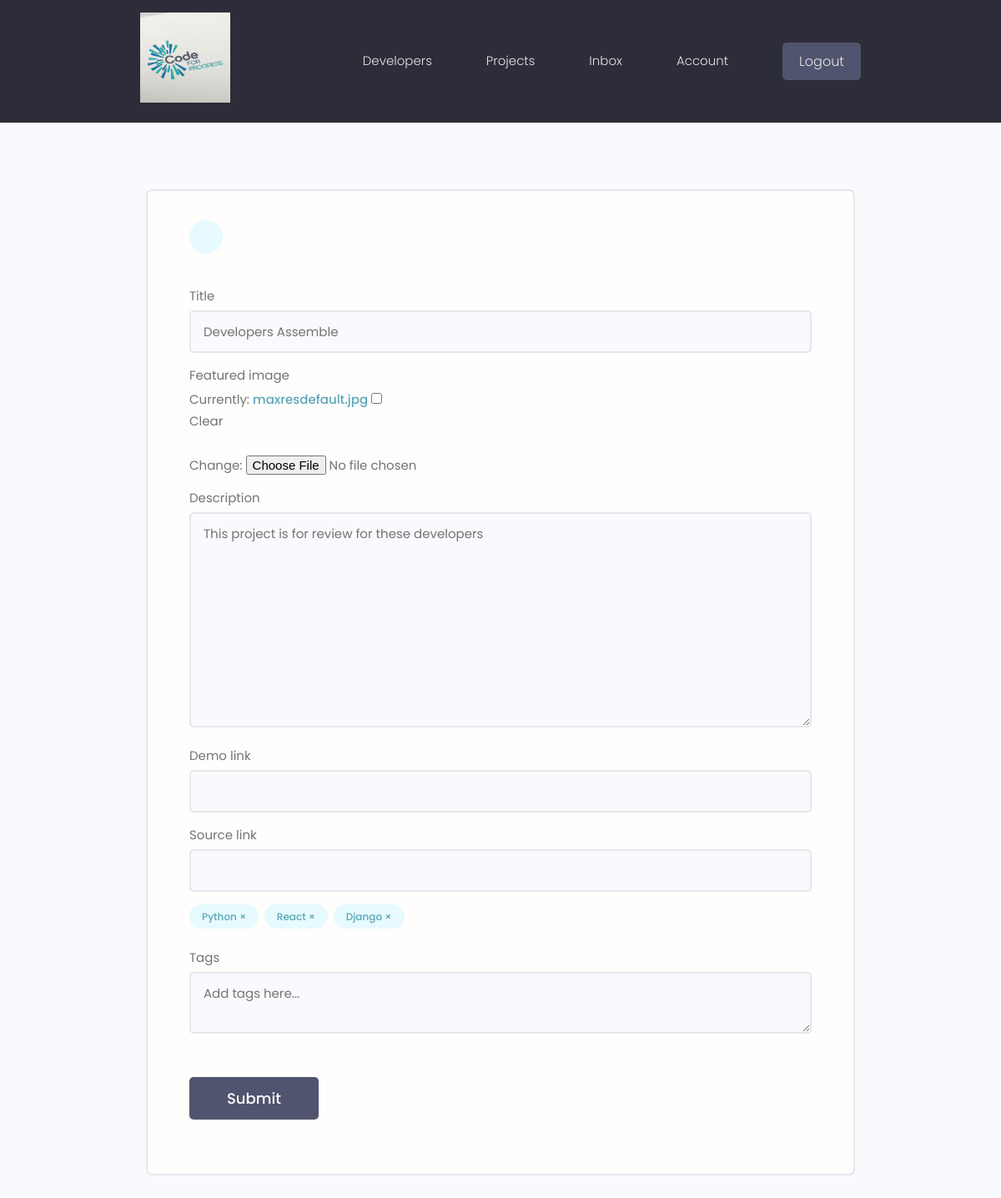
Screenshot of /projects/update-project/d20fd8d6-a318-406f-8efb-2f78579e5ae7/ (signed in) with the database file from the repository.
### projects/models.py (models this page shows, shortened)
class Project(models.Model):
    owner = models.ForeignKey(
        Profile, null=True, blank=True, on_delete=models.CASCADE)
    title = models.CharField(max_length=200)
    description = models.TextField(null=True, blank=True)
    featured_image = models.ImageField(
        null=True, blank=True, default="default.jpg")
    demo_link = models.CharField(max_length=2000, null=True, blank=True)
    source_link = models.CharField(max_length=2000, null=True, blank=True)
    tags = models.ManyToManyField('Tag', blank=True)
    vote_total = models.IntegerField(default=0, null=True, blank=True)
    vote_ratio = models.IntegerField(default=0, null=True, blank=True)
    created = models.DateTimeField(auto_now_add=True)
    id = models.UUIDField(default=uuid.uuid4, unique=True,
                          primary_key=True, editable=False)
    class Meta:
        ordering = ['-vote_ratio', '-vote_total', 'title']

class Tag(models.Model):
    name = models.CharField(max_length=200)
    created = models.DateTimeField(auto_now_add=True)
    id = models.UUIDField(default=uuid.uuid4, unique=True,
                          primary_key=True, editable=False)

### projects/views.py (the view, shortened to what this page needs)
# urls.py: path('update-project/<str:pk>/', views.updateProject, name="update-project"),
@login_required(login_url="login")
def updateProject(request, pk):
    profile = request.user.profile
    project = profile.project_set.get(id=pk)
    form = ProjectForm(instance=project)
    context = {'form': form, 'project': project}
    return render(request, "projects/project_form.html", context)

### projects/forms.py
class ProjectForm(ModelForm):
    class Meta:
        model = Project
        fields = ['title', 'featured_image', 'description',
                  'demo_link', 'source_link']
        widgets = {
            'tags': forms.CheckboxSelectMultiple(),
        }
    def __init__(self, *args, **kwargs):
        super(ProjectForm, self).__init__(*args, **kwargs)
        for name, field in self.fields.items():
            field.widget.attrs.update({'class': 'input'})

### projects/templates/projects/project_form.html (shortened to what this page needs)
{% extends 'main.html' %}
{% block content %}
<main class="formPage my-xl">
    <div class="content-box">
        <div class="formWrapper">
            <a class="backButton" href="{% url 'account' %}"></a>
            <br>
            <form class="form" method="POST" enctype="multipart/form-data">
                {% for field in form %}
                <div class="form__field">
                    <label for="formInput#text">{{field.label}}</label>
                    {{field}}
                </div>
                {% endfor %}
                <div class="form__field">
                    {% for tag in project.tags.all %}
                    <div class="project-tag tag tag--pill tag--main" data-tag="{{tag.id}}"
                        data-project="{{project.id}}">{{tag.name}} &#215;</div>
                    {% endfor %}
                </div>
                <div class="form__field">
                    <label for="formInput#text">Tags</label>
                    <textarea class="input" name="newtags" placeholder="Add tags here..."></textarea>
                </div>
                <input class="btn btn--sub btn--lg  my-md" type="submit" value="Submit" />
            </form>
        </div>
    </div>
</main>
{% endblock %}

### static/styles/app.css (style rules this page uses)
:root { --color-sub: #2d2d39; }
.btn--sub { background-color: var(--color-sub-light); }
.content-box { width: 95%; max-width: 85rem; margin: 0 auto; }
.backButton { background: var(--color-main-light); color: var(--color-main); width: 4rem; height: 4rem; display: flex; align-items: center; justify-content: center; border-radius: 50%; }
.formPage .formWrapper { list-style: none; background: var(--color-white); padding: 3.5rem 5rem; border: 2px solid var(--color-light); border-radius: 0.7rem; }

### static/uikit/styles/modules/_variables.css (style rules this page uses)
:root { --color-main: #5aa5b9; --color-main-light: #e6faff; --color-sub: #3f4156; --color-sub-light: #51546e; --color-sub-lighter: #ededfd; --color-text: #737373; --color-gray: #8b8b8b; --color-light: #e5e7eb; --color-light-gray: #767676; --color-bg: #f8fafd; --color-white: #fffefd; --color-white-light: #f3f3f3; --color-success: #359e64; --color-success-bg: #def8e8; --color-error: #fc4b0b; --color-error-bg: #fff2ee; --font-base: 'Poppins', arial, helvetica, 'Segoe UI', roboto, ubuntu, sans-serif; --font-monospace: 'Fira Code', 'Courier New', courier, monospace; --font-regular: 300; --font-medium: 500; --font-bold: 700; --generic-shadow: 1px 1px 5px #00000010; --generic-transition: all 0.3s ease-in-out; }

### static/uikit/styles/modules/_base.css (style rules this page uses)
* { margin: 0; padding: 0; box-sizing: border-box; text-rendering: optimizeLegibility; color: inherit; font-size: inherit; }
html { font-size: 50%; }
@media only screen and (min-width: 480px) { html { font-size: 56.25%; } }
@media only screen and (min-width: 1200px) { html { font-size: 62.5%; } }
body { line-height: 1.6; font-weight: 400; font-size: 1.5rem; color: var(--color-text); background-color: var(--color-bg); min-height: 100vh; }

### static/uikit/styles/modules/_typography.css (style rules this page uses)
* { font-family: var(--font-base); }
a { padding-bottom: 2px; text-decoration: none; display: inline-block; color: var(--color-main); font-weight: var(--font-medium); }

### static/uikit/styles/modules/_utilities.css (style rules this page uses)
.my-md { margin: 3rem auto; }
.my-xl { margin: 8rem auto; }

### static/uikit/styles/modules/_button.css (style rules this page uses)
.btn { display: inline-block; position: relative; cursor: pointer; background-color: var(--color-light); font-weight: var(--font-medium); color: var(--color-sub); text-decoration: none; padding: 1rem 2rem; border-radius: 0.5rem; border: none; width: -webkit-fit-content; width: -moz-fit-content; width: fit-content; height: -webkit-fit-content; height: -moz-fit-content; height: fit-content; font-size: 1.6rem; outline-width: 0; outline-color: transparent; -webkit-backface-visibility: hidden; backface-visibility: hidden; transition: all 0.3s ease-in-out; }
.btn--sub { background-color: var(--color-sub); color: var(--color-white); }
.btn--lg { font-size: 1.8rem; padding: 1.2rem 4.5rem; }

### static/uikit/styles/modules/_form.css (style rules this page uses)
.form { display: block; }
.form__field { margin-top: 1.5rem; margin-bottom: 1.5rem; }
.form__label, .form__field > label { display: block; margin-bottom: 0.5rem; color: var(--color-text); }
input.input[type='text'], input.input[type='email'], input.input[type='password'], input.input[type='number'], select.input, textarea.input { min-width: 24rem; width: 100%; padding: 1.2rem 1.5rem; border-radius: 0.5rem; border: 2px solid var(--color-light); transition: all 0.3s ease-in-out; background-color: var(--color-bg); }

### static/uikit/styles/modules/_tag.css (style rules this page uses)
.tag { display: inline-flex; align-items: center; background-color: var(--color-sub); height: -webkit-fit-content; height: -moz-fit-content; height: fit-content; width: -webkit-fit-content; width: -moz-fit-content; width: fit-content; border-radius: 0.5rem; padding: 0.5rem 1.5rem; font-size: 1.2rem; cursor: pointer; }
.tag:not(:last-child) { margin-right: 0.25rem; margin-bottom: 0.75rem; }
.tag--pill { border-radius: 5rem; }
.tag--main, .tag--main > small { background: var(--color-main-light); color: var(--color-main); font-weight: 500; }

### rows the page displays
Project: form "Developers Assemble" "This project is for review for these developers"
Tag: name "Python"
Tag: name "React"
Tag: name "Django"

### other values shown
{{ field.label }} "Title" "Featured image" "Description" "Demo link" "Source link"
